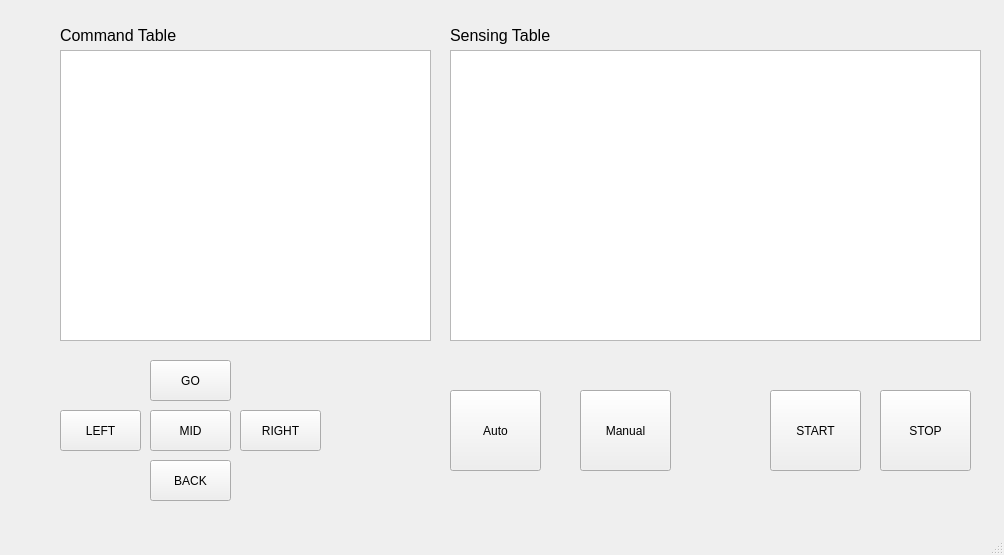
<?xml version="1.0" encoding="UTF-8"?>
<ui version="4.0">
 <class>MainWindow</class>
 <widget class="QMainWindow" name="MainWindow">
  <property name="geometry">
   <rect>
    <x>0</x>
    <y>0</y>
    <width>1004</width>
    <height>555</height>
   </rect>
  </property>
  <property name="windowTitle">
   <string>MainWindow</string>
  </property>
  <widget class="QWidget" name="centralwidget">
   <widget class="QPlainTextEdit" name="logText">
    <property name="geometry">
     <rect>
      <x>60</x>
      <y>50</y>
      <width>371</width>
      <height>291</height>
     </rect>
    </property>
    <property name="font">
     <font>
      <family>Consolas</family>
     </font>
    </property>
   </widget>
   <widget class="QPushButton" name="startButton">
    <property name="geometry">
     <rect>
      <x>770</x>
      <y>390</y>
      <width>91</width>
      <height>81</height>
     </rect>
    </property>
    <property name="text">
     <string>START</string>
    </property>
   </widget>
   <widget class="QPushButton" name="stopButton">
    <property name="geometry">
     <rect>
      <x>880</x>
      <y>390</y>
      <width>91</width>
      <height>81</height>
     </rect>
    </property>
    <property name="text">
     <string>STOP</string>
    </property>
   </widget>
   <widget class="QPushButton" name="goButton">
    <property name="geometry">
     <rect>
      <x>150</x>
      <y>360</y>
      <width>81</width>
      <height>41</height>
     </rect>
    </property>
    <property name="text">
     <string>GO</string>
    </property>
   </widget>
   <widget class="QPushButton" name="midButton">
    <property name="geometry">
     <rect>
      <x>150</x>
      <y>410</y>
      <width>81</width>
      <height>41</height>
     </rect>
    </property>
    <property name="text">
     <string>MID</string>
    </property>
   </widget>
   <widget class="QPushButton" name="rightButton">
    <property name="geometry">
     <rect>
      <x>240</x>
      <y>410</y>
      <width>81</width>
      <height>41</height>
     </rect>
    </property>
    <property name="text">
     <string>RIGHT</string>
    </property>
   </widget>
   <widget class="QPushButton" name="leftButton">
    <property name="geometry">
     <rect>
      <x>60</x>
      <y>410</y>
      <width>81</width>
      <height>41</height>
     </rect>
    </property>
    <property name="text">
     <string>LEFT</string>
    </property>
   </widget>
   <widget class="QPushButton" name="backButton">
    <property name="geometry">
     <rect>
      <x>150</x>
      <y>460</y>
      <width>81</width>
      <height>41</height>
     </rect>
    </property>
    <property name="text">
     <string>BACK</string>
    </property>
   </widget>
   <widget class="QLabel" name="label">
    <property name="geometry">
     <rect>
      <x>60</x>
      <y>20</y>
      <width>161</width>
      <height>31</height>
     </rect>
    </property>
    <property name="font">
     <font>
      <pointsize>12</pointsize>
     </font>
    </property>
    <property name="text">
     <string>Command Table</string>
    </property>
   </widget>
   <widget class="QLabel" name="label_2">
    <property name="geometry">
     <rect>
      <x>450</x>
      <y>20</y>
      <width>161</width>
      <height>31</height>
     </rect>
    </property>
    <property name="font">
     <font>
      <pointsize>12</pointsize>
     </font>
    </property>
    <property name="text">
     <string>Sensing Table</string>
    </property>
   </widget>
   <widget class="QPlainTextEdit" name="sensingText">
    <property name="geometry">
     <rect>
      <x>450</x>
      <y>50</y>
      <width>531</width>
      <height>291</height>
     </rect>
    </property>
    <property name="font">
     <font>
      <family>Consolas</family>
     </font>
    </property>
   </widget>
   <widget class="QPushButton" name="audoButton">
    <property name="geometry">
     <rect>
      <x>450</x>
      <y>390</y>
      <width>91</width>
      <height>81</height>
     </rect>
    </property>
    <property name="text">
     <string>Auto</string>
    </property>
   </widget>
   <widget class="QPushButton" name="ManualButton">
    <property name="geometry">
     <rect>
      <x>580</x>
      <y>390</y>
      <width>91</width>
      <height>81</height>
     </rect>
    </property>
    <property name="text">
     <string>Manual</string>
    </property>
   </widget>
  </widget>
  <widget class="QMenuBar" name="menubar">
   <property name="geometry">
    <rect>
     <x>0</x>
     <y>0</y>
     <width>1004</width>
     <height>22</height>
    </rect>
   </property>
  </widget>
  <widget class="QStatusBar" name="statusbar"/>
 </widget>
 <resources/>
 <connections>
  <connection>
   <sender>startButton</sender>
   <signal>clicked()</signal>
   <receiver>MainWindow</receiver>
   <slot>start()</slot>
   <hints>
    <hint type="sourcelabel">
     <x>770</x>
     <y>492</y>
    </hint>
    <hint type="destinationlabel">
     <x>423</x>
     <y>510</y>
    </hint>
   </hints>
  </connection>
  <connection>
   <sender>goButton</sender>
   <signal>clicked()</signal>
   <receiver>MainWindow</receiver>
   <slot>go()</slot>
   <hints>
    <hint type="sourcelabel">
     <x>164</x>
     <y>422</y>
    </hint>
    <hint type="destinationlabel">
     <x>208</x>
     <y>441</y>
    </hint>
   </hints>
  </connection>
  <connection>
   <sender>leftButton</sender>
   <signal>clicked()</signal>
   <receiver>MainWindow</receiver>
   <slot>left()</slot>
   <hints>
    <hint type="sourcelabel">
     <x>76</x>
     <y>472</y>
    </hint>
    <hint type="destinationlabel">
     <x>69</x>
     <y>483</y>
    </hint>
   </hints>
  </connection>
  <connection>
   <sender>rightButton</sender>
   <signal>clicked()</signal>
   <receiver>MainWindow</receiver>
   <slot>right()</slot>
   <hints>
    <hint type="sourcelabel">
     <x>240</x>
     <y>472</y>
    </hint>
    <hint type="destinationlabel">
     <x>268</x>
     <y>488</y>
    </hint>
   </hints>
  </connection>
  <connection>
   <sender>midButton</sender>
   <signal>clicked()</signal>
   <receiver>MainWindow</receiver>
   <slot>mid()</slot>
   <hints>
    <hint type="sourcelabel">
     <x>193</x>
     <y>472</y>
    </hint>
    <hint type="destinationlabel">
     <x>243</x>
     <y>559</y>
    </hint>
   </hints>
  </connection>
  <connection>
   <sender>backButton</sender>
   <signal>clicked()</signal>
   <receiver>MainWindow</receiver>
   <slot>back()</slot>
   <hints>
    <hint type="sourcelabel">
     <x>187</x>
     <y>522</y>
    </hint>
    <hint type="destinationlabel">
     <x>293</x>
     <y>579</y>
    </hint>
   </hints>
  </connection>
  <connection>
   <sender>stopButton</sender>
   <signal>clicked()</signal>
   <receiver>MainWindow</receiver>
   <slot>stop()</slot>
   <hints>
    <hint type="sourcelabel">
     <x>880</x>
     <y>492</y>
    </hint>
    <hint type="destinationlabel">
     <x>615</x>
     <y>460</y>
    </hint>
   </hints>
  </connection>
  <connection>
   <sender>audoButton</sender>
   <signal>clicked()</signal>
   <receiver>MainWindow</receiver>
   <slot>changeAuto()</slot>
   <hints>
    <hint type="sourcelabel">
     <x>488</x>
     <y>475</y>
    </hint>
    <hint type="destinationlabel">
     <x>522</x>
     <y>531</y>
    </hint>
   </hints>
  </connection>
  <connection>
   <sender>ManualButton</sender>
   <signal>clicked()</signal>
   <receiver>MainWindow</receiver>
   <slot>changeManual()</slot>
   <hints>
    <hint type="sourcelabel">
     <x>627</x>
     <y>438</y>
    </hint>
    <hint type="destinationlabel">
     <x>668</x>
     <y>383</y>
    </hint>
   </hints>
  </connection>
 </connections>
 <slots>
  <slot>start()</slot>
  <slot>go()</slot>
  <slot>right()</slot>
  <slot>left()</slot>
  <slot>back()</slot>
  <slot>mid()</slot>
  <slot>stop()</slot>
  <slot>changeAuto()</slot>
  <slot>changeManual()</slot>
 </slots>
</ui>
